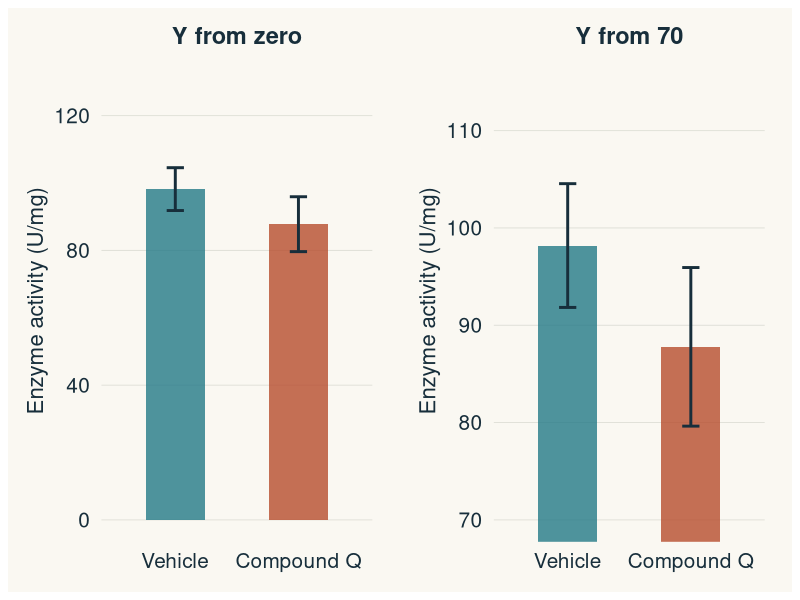

Write R code to recreate this figure.
library(ggplot2)
library(patchwork)

paper <- "#FAF8F2"; ink <- "#172E3B"; teal <- "#237A87"; rust <- "#B64C2E"

theme_d <- theme_minimal(base_size = 18, base_family = "Helvetica") +
  theme(text            = element_text(colour = ink),
        plot.background  = element_rect(fill = paper, colour = NA),
        panel.background = element_rect(fill = paper, colour = NA),
        panel.grid.minor = element_blank(),
        panel.grid.major = element_line(colour = "#DDDED6", linewidth = .3),
        axis.text        = element_text(colour = ink, size = 15),
        axis.title       = element_text(size = 16),
        legend.position  = "none",
        plot.margin      = margin(14, 20, 14, 14))

vehicle  <- c(79.620, 79.143, 111.790, 107.580, 113.410, 97.593)
compound <- c(58.717, 79.147,  94.110,  83.853, 119.457, 91.413)

stats <- data.frame(
  condition = factor(c("Vehicle", "Compound Q"), levels = c("Vehicle", "Compound Q")),
  mean = c(mean(vehicle), mean(compound)),
  sem  = c(sd(vehicle) / sqrt(6), sd(compound) / sqrt(6))
)

bar_panel <- function(ylims, ybreaks, title) {
  ggplot(stats, aes(condition, mean, fill = condition)) +
    geom_col(width = 0.48, alpha = 0.80, colour = NA) +
    geom_errorbar(aes(ymin = mean - sem, ymax = mean + sem),
                  width = 0.14, linewidth = 1.0, colour = ink) +
    scale_fill_manual(values = c(teal, rust)) +
    coord_cartesian(ylim = ylims) +
    scale_y_continuous(breaks = ybreaks) +
    labs(x = NULL, y = "Enzyme activity (U/mg)", title = title) +
    theme_d +
    theme(panel.grid.major.x = element_blank(),
          plot.title = element_text(size = 17, face = "bold", hjust = 0.5, margin = margin(b = 8)))
}

p_full  <- bar_panel(c(0, 130),  c(0, 40, 80, 120),       "Y from zero")
p_trunc <- bar_panel(c(70, 115), c(70, 80, 90, 100, 110),  "Y from 70")

p <- p_full | p_trunc

ggsave(
  "figures/generated/bar-truncated.png", p,
  width = 10, height = 4.5, dpi = 180,
  device = function(filename, width, height, res, ...) {
    grDevices::png(filename, width = width, height = height, units = "in", res = res,
      type = if (Sys.info()[["sysname"]] == "Darwin") "quartz" else "cairo", ...)
  }
)
message("Saved bar-truncated.png")
